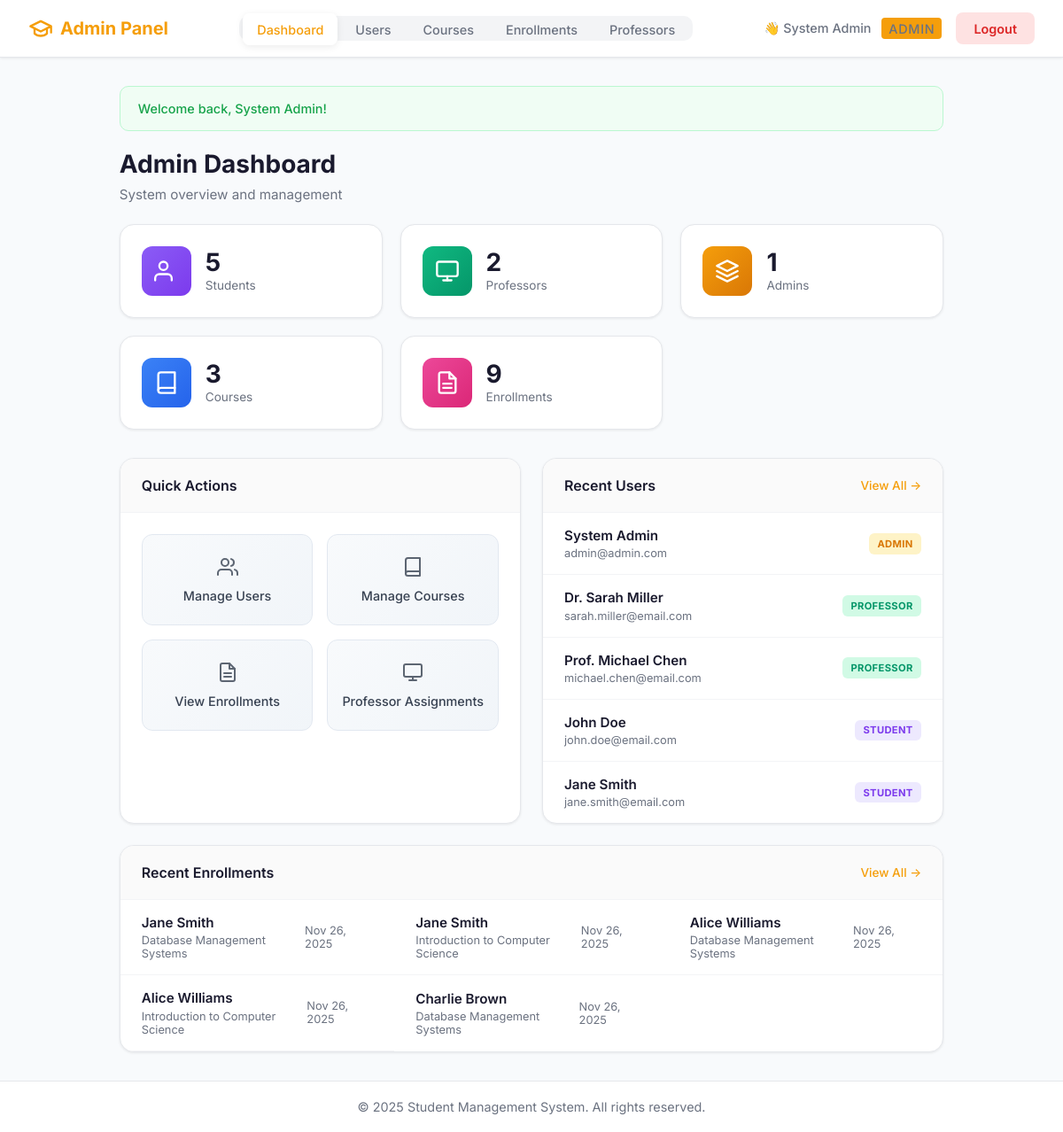
Page /admin/dashboard.php (signed in) on the committed database.
### tables this page shows
CREATE TABLE IF NOT EXISTS users (
    id INT PRIMARY KEY AUTO_INCREMENT,
    name VARCHAR(100) NOT NULL,
    email VARCHAR(255) NOT NULL UNIQUE,
    password VARCHAR(255) NOT NULL,
    phone VARCHAR(20) NOT NULL,
    role ENUM('student', 'professor', 'admin') DEFAULT 'student',
    created_at DATETIME DEFAULT CURRENT_TIMESTAMP
);

CREATE TABLE IF NOT EXISTS enrollments (
    id INT PRIMARY KEY AUTO_INCREMENT,
    student_id INT NOT NULL,
    course_id INT NOT NULL,
    enrolled_at DATETIME DEFAULT CURRENT_TIMESTAMP,
    FOREIGN KEY (student_id) REFERENCES users(id) ON DELETE CASCADE,
    FOREIGN KEY (course_id) REFERENCES courses(id) ON DELETE CASCADE,
    UNIQUE KEY unique_student_course (student_id, course_id)
);

CREATE TABLE IF NOT EXISTS courses (
    id INT PRIMARY KEY AUTO_INCREMENT,
    course_name VARCHAR(100) NOT NULL
);

### config/session.php (called while the page is built, shortened)
<?php
function isLoggedIn()
{
    return isset($_SESSION['user_id']) && !empty($_SESSION['user_id']);
}
function getCurrentUserName()
{
    return $_SESSION['user_name'] ?? null;
}
function getCurrentUserRole()
{
    return $_SESSION['user_role'] ?? null;
}
function getFlashMessage()
{
    if (isset($_SESSION['flash'])) {
        $flash = $_SESSION['flash'];
        return $flash;
    }
    return null;
}

### includes/functions.php (called while the page is built, shortened)
<?php
function escape($data)
{
    return htmlspecialchars($data, ENT_QUOTES, 'UTF-8');
}

### admin/dashboard.php (the view, shortened to what this page needs)
<?php
require_once '../config/session.php';
require_once '../includes/functions.php';
$pdo = getDBConnection();
$stats = [];
$stmt = $pdo->query("SELECT role, COUNT(*) as count FROM users GROUP BY role");
$roleStats = $stmt->fetchAll(PDO::FETCH_KEY_PAIR);
$stats['students'] = $roleStats['student'] ?? 0;
$stats['professors'] = $roleStats['professor'] ?? 0;
$stats['admins'] = $roleStats['admin'] ?? 0;
$stats['total_users'] = array_sum($roleStats);
$stmt = $pdo->query("SELECT COUNT(*) FROM courses");
$stats['courses'] = $stmt->fetchColumn();
$stmt = $pdo->query("SELECT COUNT(*) FROM enrollments");
$stats['enrollments'] = $stmt->fetchColumn();
$stmt = $pdo->query("SELECT id, name, email, role, created_at FROM users ORDER BY created_at DESC LIMIT 5");
$recentUsers = $stmt->fetchAll();
$stmt = $pdo->query("
    SELECT e.id, u.name as student_name, c.course_name, e.enrolled_at
    FROM enrollments e
    INNER JOIN users u ON e.student_id = u.id
    INNER JOIN courses c ON e.course_id = c.id
    ORDER BY e.enrolled_at DESC
    LIMIT 5
");
$recentEnrollments = $stmt->fetchAll();
include '../includes/header.php';
$flash = getFlashMessage();
?>
<div class="container">
    <?php if ($flash) : ?>
        <div class="alert alert-<?php echo escape($flash['type']); ?>">
            <?php echo escape($flash['message']); ?>
        </div>
    <?php endif; ?>
    <div class="page-header">
        <h1 class="page-title">Admin Dashboard</h1>
        <p class="page-subtitle">System overview and management</p>
    </div>
    <div class="dashboard-container">
        <div class="stats-row">
            <div class="stat-card">
                <div class="stat-icon purple">
                    <svg xmlns="http://www.w3.org/2000/svg" viewBox="0 0 24 24" fill="none" stroke="currentColor" stroke-width="2" stroke-linecap="round" stroke-linejoin="round">
                        <path d="M17 21v-2a4 4 0 0 0-4-4H5a4 4 0 0 0-4 4v2"></path>
                        <circle cx="9" cy="7" r="4"></circle>
                    </svg>
                </div>
                <div class="stat-content">
                    <div class="stat-number"><?php echo $stats['students']; ?></div>
                    <div class="stat-label">Students</div>
                </div>
            </div>
            <div class="stat-card">
                <div class="stat-icon green">
                    <svg xmlns="http://www.w3.org/2000/svg" viewBox="0 0 24 24" fill="none" stroke="currentColor" stroke-width="2" stroke-linecap="round" stroke-linejoin="round">
                        <rect x="2" y="3" width="20" height="14" rx="2" ry="2"></rect>
                        <line x1="8" y1="21" x2="16" y2="21"></line>
                        <line x1="12" y1="17" x2="12" y2="21"></line>
                    </svg>
                </div>
                <div class="stat-content">
                    <div class="stat-number"><?php echo $stats['professors']; ?></div>
                    <div class="stat-label">Professors</div>
                </div>
            </div>
            <div class="stat-card">
                <div class="stat-icon amber">
                    <svg xmlns="http://www.w3.org/2000/svg" viewBox="0 0 24 24" fill="none" stroke="currentColor" stroke-width="2" stroke-linecap="round" stroke-linejoin="round">
                        <path d="M12 2L2 7l10 5 10-5-10-5z"></path>
                        <path d="M2 17l10 5 10-5"></path>
                        <path d="M2 12l10 5 10-5"></path>
                    </svg>
                </div>
                <div class="stat-content">
                    <div class="stat-number"><?php echo $stats['admins']; ?></div>
                    <div class="stat-label">Admins</div>
                </div>
            </div>
            <div class="stat-card">
                <div class="stat-icon blue">
                    <svg xmlns="http://www.w3.org/2000/svg" viewBox="0 0 24 24" fill="none" stroke="currentColor" stroke-width="2" stroke-linecap="round" stroke-linejoin="round">
                        <path d="M4 19.5A2.5 2.5 0 0 1 6.5 17H20"></path>
                        <path d="M6.5 2H20v20H6.5A2.5 2.5 0 0 1 4 19.5v-15A2.5 2.5 0 0 1 6.5 2z"></path>
                    </svg>
                </div>
                <div class="stat-content">
                    <div class="stat-number"><?php echo $stats['courses']; ?></div>
                    <div class="stat-label">Courses</div>
                </div>
            </div>
            <div class="stat-card">
                <div class="stat-icon pink">
                </div>
                <div class="stat-content">
                    <div class="stat-number"><?php echo $stats['enrollments']; ?></div>
                    <div class="stat-label">Enrollments</div>
                </div>
            </div>
        </div>
        <div class="main-grid">
            <div class="dashboard-card">
                <div class="card-header">
                    <h3>Quick Actions</h3>
                </div>
                <div class="card-body">
                    <div class="quick-actions-grid">
                        <a href="users.php" class="action-btn">
                            Manage Users
                        </a>
                        <a href="courses.php" class="action-btn">
                            <svg xmlns="http://www.w3.org/2000/svg" viewBox="0 0 24 24" fill="none" stroke="currentColor" stroke-width="2" stroke-linecap="round" stroke-linejoin="round">
                                <path d="M4 19.5A2.5 2.5 0 0 1 6.5 17H20"></path>
                                <path d="M6.5 2H20v20H6.5A2.5 2.5 0 0 1 4 19.5v-15A2.5 2.5 0 0 1 6.5 2z"></path>
                            </svg>
                            Manage Courses
                        </a>
                        <a href="enrollments.php" class="action-btn">
                            View Enrollments
                        </a>
                        <a href="professors.php" class="action-btn">
                            <svg xmlns="http://www.w3.org/2000/svg" viewBox="0 0 24 24" fill="none" stroke="currentColor" stroke-width="2" stroke-linecap="round" stroke-linejoin="round">
                                <rect x="2" y="3" width="20" height="14" rx="2" ry="2"></rect>
                                <line x1="8" y1="21" x2="16" y2="21"></line>
                                <line x1="12" y1="17" x2="12" y2="21"></line>
                            </svg>
                            Professor Assignments
                        </a>
                    </div>
                </div>
            </div>
            <div class="dashboard-card">
                <div class="card-header">
                    <h3>Recent Users</h3>
                    <a href="users.php">View All →</a>
                </div>
                <div class="card-body">
                    <?php if (count($recentUsers) > 0) : ?>
                        <?php foreach ($recentUsers as $user) : ?>
                            <div class="list-item">
                                <div class="list-item-info">
                                    <span class="list-item-name"><?php echo escape($user['name']); ?></span>
                                    <span class="list-item-detail"><?php echo escape($user['email']); ?></span>
                                </div>
                                <span class="role-badge <?php echo $user['role']; ?>">
                                    <?php echo ucfirst($user['role']); ?>
                                </span>
                            </div>
                        <?php endforeach; ?>
                    <?php else : ?>
                        <div class="empty-message">No users yet.</div>
                    <?php endif; ?>
                </div>
            </div>
            <div class="dashboard-card" style="grid-column: 1 / -1;">
                <div class="card-header">
                    <h3>Recent Enrollments</h3>
                    <a href="enrollments.php">View All →</a>
                </div>
                <div class="card-body">
                    <?php if (count($recentEnrollments) > 0) : ?>
                        <div style="display: grid; grid-template-columns: repeat(auto-fit, minmax(300px, 1fr)); gap: 0;">
                            <?php foreach ($recentEnrollments as $enrollment) : ?>
                                <div class="list-item">
                                    <div class="list-item-info">
                                        <span class="list-item-name"><?php echo escape($enrollment['student_name']); ?></span>
                                        <span class="list-item-detail"><?php echo escape($enrollment['course_name']); ?></span>
                                    </div>
                                    <span class="list-item-detail">
                                        <?php echo date('M j, Y', strtotime($enrollment['enrolled_at'])); ?>
                                    </span>
                                </div>
                            <?php endforeach; ?>
                        </div>
                    <?php else : ?>
                        <div class="empty-message">No enrollments yet.</div>
                    <?php endif; ?>
                </div>
            </div>
        </div>
    </div>
</div>
<?php include '../includes/footer.php'; ?>

### includes/header.php (shortened to what this page needs)
<?php
require_once __DIR__ . '/../config/session.php';
require_once __DIR__ . '/functions.php';
?>
<!DOCTYPE html>
<html lang="en">
<head>
</head>
<body>
<?php if (isLoggedIn()) :
    $currentPage = basename($_SERVER['PHP_SELF']);
    $role = getCurrentUserRole();
    $currentDir = basename(dirname($_SERVER['PHP_SELF']));
    $isInSubfolder = in_array($currentDir, ['student', 'professor', 'admin']);
    $logoutPath = $isInSubfolder ? '../logout.php' : 'logout.php';
    $roleLabels = ['student' => 'Student', 'professor' => 'Professor', 'admin' => 'Admin'];
?>
<nav class="navbar">
    <a href="dashboard.php" class="navbar-brand">
        <svg xmlns="http://www.w3.org/2000/svg" viewBox="0 0 24 24" fill="none" stroke="currentColor" stroke-width="2" stroke-linecap="round" stroke-linejoin="round">
            <path d="M22 10v6M2 10l10-5 10 5-10 5z"></path>
            <path d="M6 12v5c3 3 9 3 12 0v-5"></path>
        </svg>
        <?php
        if ($role === 'student') echo 'Student Portal';
        elseif ($role === 'professor') echo 'Professor Portal';
        else echo 'Admin Panel';
        ?>
    </a>
    <ul class="navbar-nav">
        <?php if ($role === 'student') : ?>
            <li>
                <a href="dashboard.php" class="<?php echo $currentPage === 'dashboard.php' ? 'active' : ''; ?>">
                    Dashboard
                </a>
            </li>
            <li>
                <a href="courses.php" class="<?php echo $currentPage === 'courses.php' ? 'active' : ''; ?>">
                    Courses
                </a>
            </li>
            <li>
                <a href="enrollment.php" class="<?php echo $currentPage === 'enrollment.php' ? 'active' : ''; ?>">
                    Enroll
                </a>
            </li>
            <li>
                <a href="enrollments_list.php" class="<?php echo $currentPage === 'enrollments_list.php' ? 'active' : ''; ?>">
                    My Courses
                </a>
            </li>
        <?php elseif ($role === 'admin') : ?>
            <li>
                <a href="dashboard.php" class="<?php echo $currentPage === 'dashboard.php' ? 'active' : ''; ?>">
                    Dashboard
                </a>
            </li>
            <li>
                <a href="users.php" class="<?php echo $currentPage === 'users.php' ? 'active' : ''; ?>">
                    Users
                </a>
            </li>
            <li>
                <a href="courses.php" class="<?php echo $currentPage === 'courses.php' ? 'active' : ''; ?>">
                    Courses
                </a>
            </li>
            <li>
                <a href="enrollments.php" class="<?php echo $currentPage === 'enrollments.php' ? 'active' : ''; ?>">
                    Enrollments
                </a>
            </li>
            <li>
                <a href="professors.php" class="<?php echo $currentPage === 'professors.php' ? 'active' : ''; ?>">
                    Professors
                </a>
            </li>
        <?php endif; ?>
    </ul>
    <div class="user-info">
        <span>
            👋 <?php echo escape(getCurrentUserName()); ?>
            <span class="role-badge-nav"><?php echo $roleLabels[$role]; ?></span>
        </span>
        <a href="<?php echo $logoutPath; ?>" class="btn btn-danger">Logout</a>
    </div>
</nav>
<?php endif; ?>

### includes/footer.php
<footer class="footer">
    <p>&copy; <?php echo date('Y'); ?> Student Management System. All rights reserved.</p>
</footer>
</body>
</html>

### includes/header.php (style rules this page uses)
* { margin: 0; padding: 0; box-sizing: border-box; }
body { font-family: 'Inter', -apple-system, BlinkMacSystemFont, 'Segoe UI', Roboto, sans-serif; background-color: #f8fafc; min-height: 100vh; display: flex; flex-direction: column; color: #1a1a2e; }
.navbar { background-color: white; padding: 0.875rem 2rem; display: flex; justify-content: space-between; align-items: center; box-shadow: 0 1px 3px rgba(0,0,0,0.08); position: sticky; top: 0; z-index: 100; border-bottom: 1px solid #e5e7eb; }
.navbar-brand { color: #667eea; font-size: 1.25rem; font-weight: 700; text-decoration: none; display: flex; align-items: center; gap: 0.5rem; }
.navbar-brand svg { width: 28px; height: 28px; }
.navbar-nav { display: flex; gap: 0.25rem; list-style: none; background-color: #f3f4f6; padding: 4px; border-radius: 10px; }
.navbar-nav a { color: #6b7280; text-decoration: none; padding: 0.6rem 1rem; border-radius: 8px; transition: all 0.3s ease; font-weight: 500; font-size: 0.9rem; }
.navbar-nav a.active { background-color: white; color: #1a1a2e; box-shadow: 0 2px 8px rgba(0,0,0,0.08); }
.user-info { display: flex; align-items: center; gap: 1rem; }
.user-info span { color: #6b7280; font-size: 0.9rem; font-weight: 500; }
.btn { display: inline-flex; align-items: center; justify-content: center; gap: 0.5rem; padding: 0.6rem 1.25rem; border: none; border-radius: 8px; cursor: pointer; text-decoration: none; font-size: 0.9rem; font-weight: 600; font-family: inherit; transition: all 0.3s ease; }
.btn-danger { background-color: #fee2e2; color: #dc2626; }
.container { max-width: 1200px; margin: 0 auto; padding: 2rem; flex: 1; }
.alert { padding: 1rem 1.25rem; border-radius: 10px; margin-bottom: 1.25rem; font-size: 0.9rem; font-weight: 500; }
.alert-success { background-color: #f0fdf4; color: #16a34a; border: 1px solid #bbf7d0; }
.footer { background-color: white; color: #6b7280; text-align: center; padding: 1.25rem; margin-top: auto; border-top: 1px solid #e5e7eb; font-size: 0.9rem; }
.page-header { margin-bottom: 1.5rem; }
.page-title { font-size: 1.75rem; font-weight: 700; color: #1a1a2e; margin-bottom: 0.5rem; }
.page-subtitle { color: #6b7280; font-size: 0.95rem; }

### rows in the picture
users: name "System Admin", email "admin@admin.com", role "ADMIN"
users: name "Dr. Sarah Miller", email "sarah.miller@email.com", role "PROFESSOR"
users: name "Prof. Michael Chen", email "michael.chen@email.com", role "PROFESSOR"
users: name "John Doe", email "john.doe@email.com", role "STUDENT"
users: name "Jane Smith", email "jane.smith@email.com", role "STUDENT"
enrollments: student.name "Jane Smith", course.course_name "Database Management Systems", enrolled_at "Nov 26, 2025"
enrollments: student.name "Jane Smith", course.course_name "Introduction to Computer Science", enrolled_at "Nov 26, 2025"
enrollments: student.name "Alice Williams", course.course_name "Database Management Systems", enrolled_at "Nov 26, 2025"
enrollments: student.name "Alice Williams", course.course_name "Introduction to Computer Science", enrolled_at "Nov 26, 2025"
enrollments: student.name "Charlie Brown", course.course_name "Database Management Systems", enrolled_at "Nov 26, 2025"

### other values in the picture
getCurrentUserName() "System Admin"
$roleLabels[$role] "ADMIN"
$flash['message'] "Welcome back, System Admin!"
$stats['students'] "5"
$stats['professors'] "2"
$stats['admins'] "1"
$stats['courses'] "3"
$stats['enrollments'] "9"
